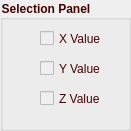
       <widget class="QGroupBox" name="gbSel3D">
        <property name="enabled">
         <bool>false</bool>
        </property>
        <property name="geometry">
         <rect>
          <x>60</x>
          <y>70</y>
          <width>131</width>
          <height>131</height>
         </rect>
        </property>
        <property name="palette">
         <palette>
          <active>
           <colorrole role="WindowText">
            <brush brushstyle="SolidPattern">
             <color alpha="255">
              <red>70</red>
              <green>0</green>
              <blue>0</blue>
             </color>
            </brush>
           </colorrole>
           <colorrole role="Text">
            <brush brushstyle="SolidPattern">
             <color alpha="255">
              <red>70</red>
              <green>0</green>
              <blue>0</blue>
             </color>
            </brush>
           </colorrole>
           <colorrole role="ButtonText">
            <brush brushstyle="SolidPattern">
             <color alpha="255">
              <red>70</red>
              <green>0</green>
              <blue>0</blue>
             </color>
            </brush>
           </colorrole>
          </active>
          <inactive>
           <colorrole role="WindowText">
            <brush brushstyle="SolidPattern">
             <color alpha="255">
              <red>70</red>
              <green>0</green>
              <blue>0</blue>
             </color>
            </brush>
           </colorrole>
           <colorrole role="Text">
            <brush brushstyle="SolidPattern">
             <color alpha="255">
              <red>70</red>
              <green>0</green>
              <blue>0</blue>
             </color>
            </brush>
           </colorrole>
           <colorrole role="ButtonText">
            <brush brushstyle="SolidPattern">
             <color alpha="255">
              <red>70</red>
              <green>0</green>
              <blue>0</blue>
             </color>
            </brush>
           </colorrole>
          </inactive>
          <disabled>
           <colorrole role="WindowText">
            <brush brushstyle="SolidPattern">
             <color alpha="255">
              <red>70</red>
              <green>0</green>
              <blue>0</blue>
             </color>
            </brush>
           </colorrole>
           <colorrole role="Text">
            <brush brushstyle="SolidPattern">
             <color alpha="255">
              <red>70</red>
              <green>0</green>
              <blue>0</blue>
             </color>
            </brush>
           </colorrole>
           <colorrole role="ButtonText">
            <brush brushstyle="SolidPattern">
             <color alpha="255">
              <red>70</red>
              <green>0</green>
              <blue>0</blue>
             </color>
            </brush>
           </colorrole>
          </disabled>
         </palette>
        </property>
        <property name="font">
         <font>
          <family>Nirmala UI</family>
          <weight>75</weight>
          <bold>true</bold>
         </font>
        </property>
        <property name="styleSheet">
         <string notr="true">background-image:url(./images/k.png);
background-attachment: fixed;
color: rgb(70, 0, 0);</string>
        </property>
        <property name="title">
         <string>Selection Panel</string>
        </property>
        <widget class="QCheckBox" name="cbX">
         <property name="geometry">
          <rect>
           <x>40</x>
           <y>30</y>
           <width>81</width>
           <height>17</height>
          </rect>
         </property>
         <property name="cursor">
          <cursorShape>PointingHandCursor</cursorShape>
         </property>
         <property name="text">
          <string>X Value</string>
         </property>
        </widget>
        <widget class="QCheckBox" name="cbY">
         <property name="geometry">
          <rect>
           <x>40</x>
           <y>60</y>
           <width>81</width>
           <height>17</height>
          </rect>
         </property>
         <property name="cursor">
          <cursorShape>PointingHandCursor</cursorShape>
         </property>
         <property name="text">
          <string>Y Value</string>
         </property>
        </widget>
        <widget class="QCheckBox" name="cbZ">
         <property name="geometry">
          <rect>
           <x>40</x>
           <y>90</y>
           <width>70</width>
           <height>17</height>
          </rect>
         </property>
         <property name="cursor">
          <cursorShape>PointingHandCursor</cursorShape>
         </property>
         <property name="text">
          <string>Z Value</string>
         </property>
        </widget>
       </widget>
